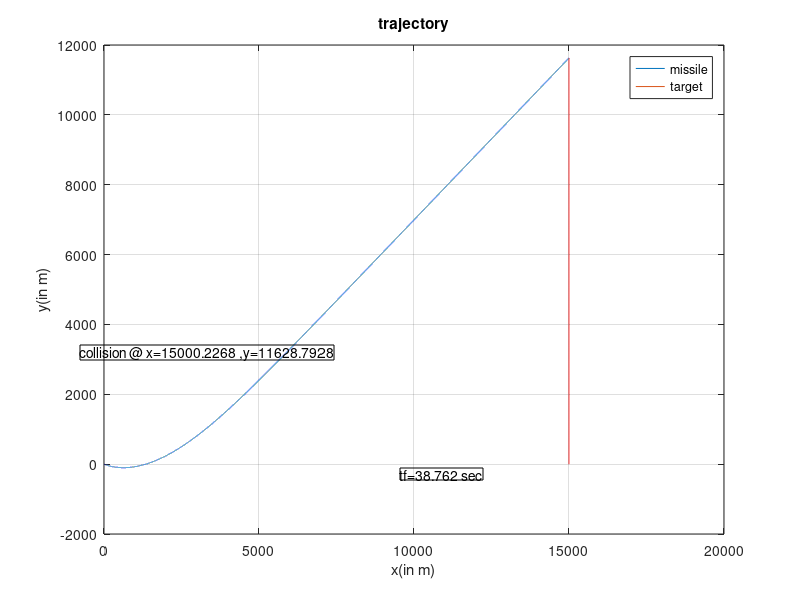

This figure's MATLAB source: (Note: this script raises an error after producing the figure.)
%% Q3.(b)  PPN (Pure Proportional Navigation)
clear; close all;
% for different values of heading error and N just keep replacing the
% values of HE and N variables
HE=-20; %Heading error of launched missile
N=10; % Navigation gain
gamaT=90; VT=300; VM=500;
r(1)=15000;
theta(1)=0;
gamaM(1)=asin(3/5) + HE;% initial launch direction of the missile = asin(3/5)
tf =100;
dt=1e-3;  % integration time step
Ns=floor(tf/dt); % number of samples
t=linspace(0,tf,Ns);
xM(1)=0; yM(1)=0; %missile's initial coordinate assumed to (0,0) WLOG
xT(1)=r(1)*cosd(theta(1)); yT(1)=r(1)*sind(theta(1)); % initial position of target w.r.t. missile 
for i=1:Ns
    % rate calculatio step
    rdot= VT*cosd(gamaT-theta(i)) - VM*cosd(gamaM(i)-theta(i));
    theta_dot=(VT*sind(gamaT-theta(i))-VM*sind(gamaM(i)-theta(i)))/r(i); %rad / sec
    gamaM_dot=N*theta_dot; % rad /sec
    aM(i)=VM*gamaM_dot; 
    % update step
    r(i+1)=r(i) + rdot*dt;
    theta(i+1)=theta(i) + theta_dot*dt*180/pi;
    gamaM(i+1)= gamaM(i) +gamaM_dot*dt*180/pi;
    xM(i+1)=xM(i)+ VM*cosd(gamaM(i+1))*dt;
    yM(i+1)=yM(i)+ VM*sind(gamaM(i+1))*dt;
    xT(i+1)=xT(i)+ VT*cosd(gamaT)*dt;
    yT(i+1)= yT(i)+VT*sind(gamaT)*dt;
    if r(i)<=0 
        break
    end
end
% plotting of trajectory and guidance command
figure
plot(xM,yM,xT,yT), xlabel('x(in m)'),ylabel('y(in m)'),legend('missile', 'target'), title('trajectory'), grid on
annotation('textbox', [0.5, 0.2, 0.1, 0.1], 'String',strcat('tf= ',num2str(i*dt), ' sec'));
dim = [.1 .4 .2 .2];
str = strcat('collision @ x= ',num2str(xM(i)),' ,y= ',num2str(yM(i)));
str1=strcat('For PPN Guidance Law with HE= ',num2str(HE),'^o', 'and N= ',num2str(N));
annotation('textbox',dim,'String',str,'FitBoxToText','on');
suptitle(str1);
figure
plot(t(1:i),aM),xlabel('time(sec)'),ylabel('Missile acceleration(m/sec^2)'),legend('aM'), title('Guidance command'); grid on
suptitle(str1);


